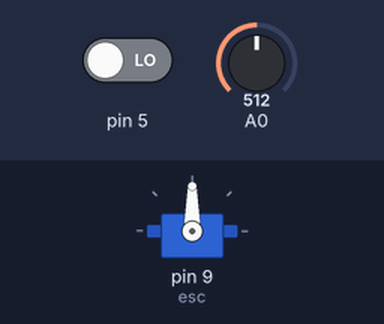
Recording of a sketch running on a simulated Arduino Uno, built with avr-gcc and run on an emulated ATmega328P. Parts: servo. The inputs (shaded band) are chosen by the test bench; at power-on: A0 = 512, pin 5 LOW. What the sketch prints to the serial monitor is not drawn.

Above: at 1.2 s.
1.3 s: A0 set to 716
At 2.5 s:
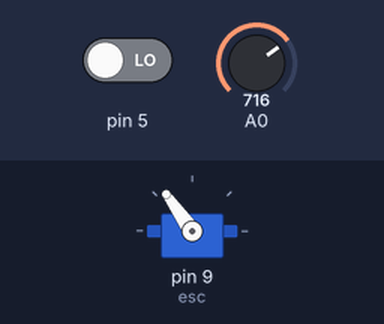
2.8 s: A0 set to 900
At 4.0 s:
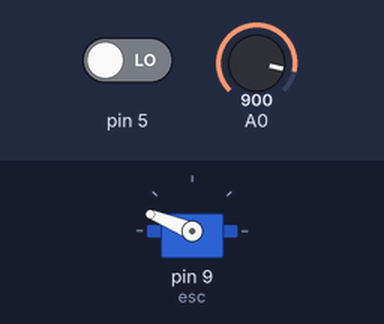
4.3 s: A0 set to 1023
At 4.8 s:
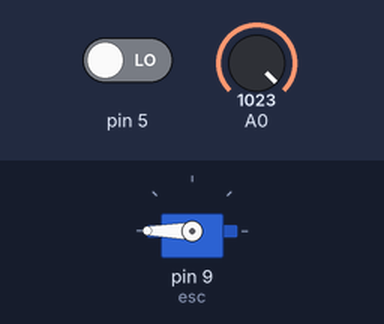
5.8 s: A0 set to 306
At 6.5 s:
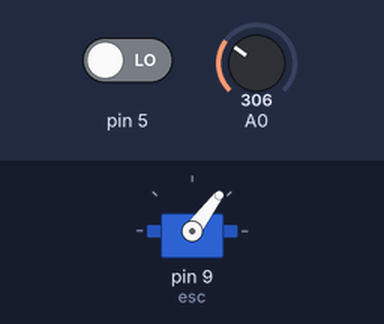
7.3 s: A0 set to 122
At 8.2 s:
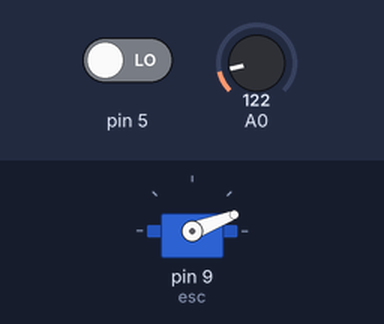
Timing chart, 0 to 9.8 s (numbered marks = the images above; inputs shaded):
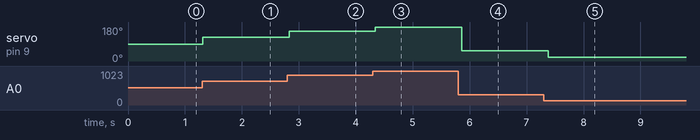

Measured:
- after the input at 1.3 s, servo on pin 9 (esc): 90° → 125° at once
- after the input at 2.8 s, servo on pin 9 (esc): 125° → 158° at once
- after the input at 4.3 s, servo on pin 9 (esc): 158° → 180° after 0.05 s
- after the input at 5.8 s, servo on pin 9 (esc): 180° → 53° after 0.06 s
- after the input at 7.3 s, servo on pin 9 (esc): 53° → 21° after 0.08 s

The sketch:

bancada.ino
```cpp
#define BLADE_COUNT 2
#define SAMPLE_SIZE 80
#include <Servo.h>

long count_rev = 0;
bool leitura_anterior = false;
bool read = false;
long ms,tm;
int val;
float secs;
Servo esc;

void setup() {
  Serial.begin(9600);
  pinMode(8,INPUT);
  esc.attach(9,1000,2000);
  ms = millis();
  tm = millis();
  Serial.println("Starting...");
}

void loop() {
  read = digitalRead(5);
  if (read == true && leitura_anterior == false){
    count_rev++;
  }
  leitura_anterior = read;
  if (count_rev == SAMPLE_SIZE){
    secs = ((float)(millis()-ms))/1000;
    Serial.print(val);
    Serial.print("    ");
    Serial.println(60*(float)count_rev/secs/BLADE_COUNT,4);
    ms = millis();
    count_rev = 0;
  }
  if (millis()-tm > 100){
    val = analogRead(A0);
    val = map(val,0,1023,0,180);
    esc.write(val);
    tm = millis();
  }
}
```
